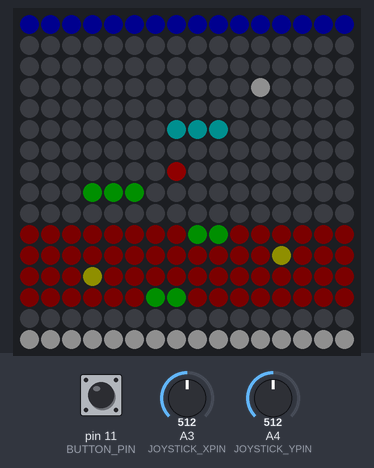
This sketch was run on a simulated Arduino Uno, built with avr-gcc and run on an emulated ATmega328P. Shown: 16×16 RGB LED matrix (first LED top left, wired row by row). The test bench sets the inputs (shaded band); at power-on: pin 11 (BUTTON_PIN) HIGH, A3 (JOYSTICK_XPIN) = 512, A4 (JOYSTICK_YPIN) = 512. Dim RGB values are drawn brighter than linear; random numbers use the default seed unless the sketch sets one.

Above: at 1.3 s.
1.4 s: pin 11 (BUTTON_PIN) pulled LOW for 0.15 s
At 1.99 s:
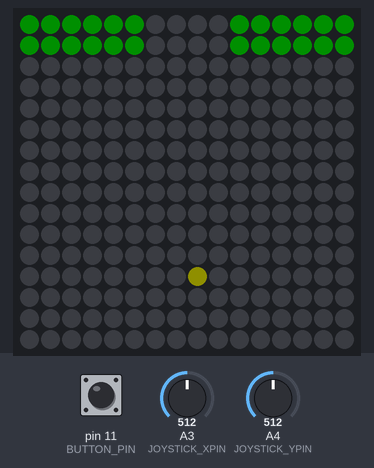
2.1 s: A3 (JOYSTICK_XPIN) set to 716
5.1 s: pin 11 (BUTTON_PIN) pulled LOW for 3.2 s
At 8.06 s:
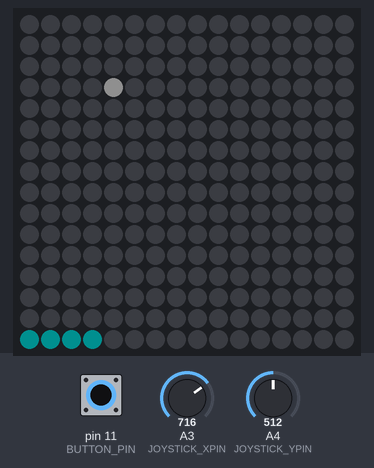
8.9 s: pin 11 (BUTTON_PIN) pulled LOW for 3.2 s
At 14.3 s:
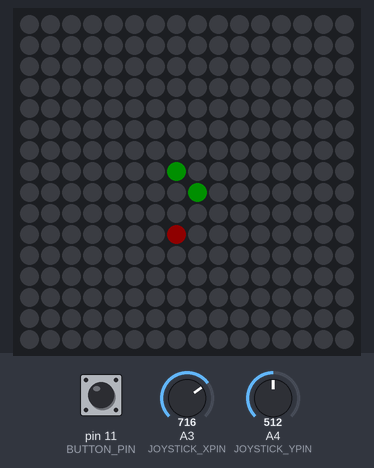
15.1 s: A4 (JOYSTICK_YPIN) set to 716
At 16.2 s:
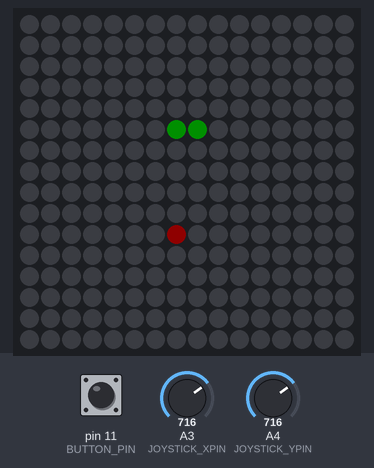
17.2 s: A4 (JOYSTICK_YPIN) set to 511
At 17.8 s:
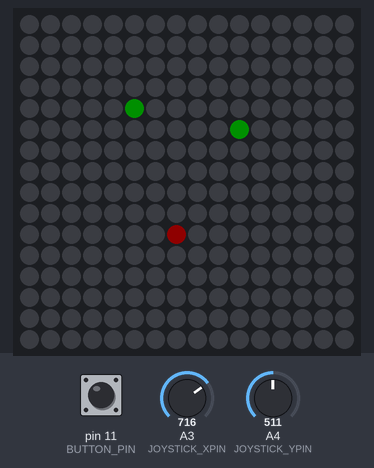
Timing chart, 0 to 20.2 s (numbered marks = the images above; inputs shaded):
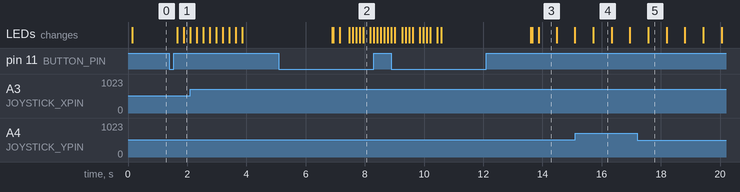

The sketch:

combined_game.ino
```cpp
#include <Adafruit_NeoPixel.h>

// Pin definitions
#define BUTTON_PIN 11
#define MATRIX_PIN 12
#define JOYSTICK_XPIN A3
#define JOYSTICK_YPIN A4

// Matrix configuration
#define MATRIX_WIDTH 16
#define MATRIX_HEIGHT 16

// Game states
enum GameState {
  MENU,
  FLAPPY_BIRD,
  SNAKE,
  PONG,
  GAME_OVER_STATE
};

GameState currentGameState = MENU;
int selectedGame = 0; // 0 = Flappy Bird, 1 = Snake, 2 = Pong

// Create matrix object - ONLY Adafruit_NeoPixel like working test
Adafruit_NeoPixel matrix = Adafruit_NeoPixel(256, MATRIX_PIN, NEO_GRB + NEO_KHZ800);

// Shared variables
bool buttonPressed = false;
bool lastButtonState = false;
unsigned long lastButtonTime = 0;  // For button debouncing
const unsigned long BUTTON_DEBOUNCE_DELAY = 50;  // 50ms debounce delay


//GAME SETTINGS
//MODIFY THESE SETTINGS TO CUSTOMIZE YOUR GAME HERE
// ============== CONTROL SETTINGS ==============
const bool INVERT_MENU_X_AXIS = true;      // Set to false for normal menu X-axis, true for inverted menu X-axis
const bool INVERT_GAME_X_AXIS = true;     // Set to false for normal game X-axis, true for inverted game X-axis
const bool INVERT_SNAKE_Y_AXIS = true;    // Set to false for normal snake Y-axis, true for inverted snake Y-axis
const bool INVERT_PONG_Y_AXIS = true;     // Set to false for normal pong Y-axis, true for inverted pong Y-axis
const int JOYSTICK_THRESHOLD = 75;   // How far to move joystick (lower = more sensitive)

//================= FLAPPY BIRD GAME SETTINGS ==============
const float GRAVITY = -0.25;           // How fast bird falls (more negative = faster fall)
const float JUMP_STRENGTH = 0.75;     // How high bird jumps (higher = bigger jumps)
const int GAME_SPEED = 200;           // Game update speed in ms (lower = faster game)
const int PIPE_GAP_SIZE = 4;          // Height of gap in pipes (bigger = easier)
const int PIPE_WIDTH = 2;             // Width of pipes (1 or 2 pixels)
// ================ SNAKE GAME SETTINGS ==============
const int SNAKE_SPEED = 600;          // Snake move speed in ms (lower = faster snake)
// ================ PONG GAME SETTINGS ==============
const int PONG_SPEED = 100;           // Game update speed in ms (lower = faster)
const float BALL_SPEED_INCREASE = 1.05; // Ball speeds up by this factor when hit
const int PADDLE_SIZE = 4;            // Height of paddle in pixels
const int PADDLE_MOVE_DELAY = 50;     // Paddle movement delay in ms (lower = more responsive)
//brightness
const int BRIGHTNESS = 15; // brightness (0-255)

//end game settings


// ============== FLAPPY BIRD VARIABLES ==============
float birdY = 8.0;
float birdVelocity = 0.0;
int birdX = 3;
int pipeX = 16;
int pipeGapY = 6;
int flappyScore = 0;
bool flappyGameRunning = false;
unsigned long lastFlappyUpdate = 0;
// ============== SNAKE VARIABLES - OPTIMIZED ==============
int snake[50];  // Reduced size to save memory
int snakeLength = 2;
int snakeHead = 135;
int apple = 100;
int snakeDirection = 2;
int lastDirection = 1;
int xpinval = 512, ypinval = 512;
unsigned long lastSnakeMove = 0;
// ============== PONG VARIABLES ==============
float ballX = 8.0, ballY = 8.0;
float ballVelX = 0.8, ballVelY = 0.6;
int paddleY = 6;  // Paddle position (3 pixels tall)
int pongScore = 0;
bool pongGameRunning = false;
unsigned long lastPongUpdate = 0;
unsigned long lastPaddleMove = 0;  // For finer paddle control


// Helper functions - using only NeoPixel methods
void clearMatrix() {
  for (int i = 0; i < 256; i++) {
    matrix.setPixelColor(i, 0); // Black - using 0 instead of matrix.Color(0,0,0)
  }
}

// Convert X,Y to pixel index for 16x16 zigzag matrix - ROTATED 90° CLOCKWISE
int xyToPixel(int x, int y) {
  // Rotate coordinates 90° clockwise: new_x = y, new_y = 15-x
  int rotated_x = y;
  int rotated_y = 15 - x;

  if (rotated_x < 0 || rotated_x >= 16 || rotated_y < 0 || rotated_y >= 16) return -1;

  int pixel;
  if (rotated_y % 2 == 0) {
    // Even rows: left to right
    pixel = rotated_y * 16 + rotated_x;
  } else {
    // Odd rows: right to left
    pixel = rotated_y * 16 + (15 - rotated_x);
  }
  return pixel;
}

void setPixel(int x, int y, uint32_t color) {
  int pixel = xyToPixel(x, y);
  if (pixel >= 0) {
    matrix.setPixelColor(pixel, color);
  }
}

void setup() {
  Serial.begin(9600);

  // Initialize pins
  pinMode(BUTTON_PIN, INPUT_PULLUP);

  // Initialize matrix
  matrix.begin();
  matrix.setBrightness(BRIGHTNESS);
  matrix.show();

  // Calibrate joystick
  for(int i = 0; i < 10; i++) {
    xpinval += analogRead(JOYSTICK_XPIN);
    ypinval += analogRead(JOYSTICK_YPIN);
    delay(10);
  }
  xpinval /= 10;
  ypinval /= 10;

  currentGameState = MENU;
  showMenu();
}

void loop() {
  // Read button with debouncing
  bool currentButtonState = !digitalRead(BUTTON_PIN);

  if (currentButtonState != lastButtonState) {
    lastButtonTime = millis();
    lastButtonState = currentButtonState;
  }

  if ((millis() - lastButtonTime) > BUTTON_DEBOUNCE_DELAY) {
    if (currentButtonState && !buttonPressed) {
      buttonPressed = true;
    } else if (!currentButtonState) {
      buttonPressed = false;
    }
  }

  switch (currentGameState) {
    case MENU:
      handleMenu();
      break;
    case FLAPPY_BIRD:
      handleFlappyBird();
      break;
    case SNAKE:
      handleSnake();
      break;
    case PONG:
      handlePong();
      break;
    case GAME_OVER_STATE:
      handleGameOver();
      break;
  }
}

// ============== MENU FUNCTIONS ==============
void showMenu() {
  clearMatrix();

  // Left column white
  for(int y = 0; y < 16; y++) {
    setPixel(0, y, matrix.Color(255, 255, 255));
  }

  // Flappy Bird section
  uint32_t flappyBgColor = (selectedGame == 0) ? matrix.Color(50, 0, 0) : matrix.Color(0, 0, 0);
  for(int x = 2; x < 6; x++) {
    for(int y = 0; y < 16; y++) {
      setPixel(x, y, flappyBgColor);
    }
  }
  setPixel(3, 3, matrix.Color(255, 255, 0));
  setPixel(4, 3, matrix.Color(255, 255, 0));
  setPixel(2, 8, matrix.Color(0, 255, 0));
  setPixel(5, 8, matrix.Color(0, 255, 0));
  setPixel(2, 9, matrix.Color(0, 255, 0));
  setPixel(5, 9, matrix.Color(0, 255, 0));

  // Snake section
  uint32_t snakeBgColor = (selectedGame == 1) ? matrix.Color(50, 0, 0) : matrix.Color(0, 0, 0);
  for(int x = 6; x < 10; x++) {
    for(int y = 0; y < 16; y++) {
      setPixel(x, y, snakeBgColor);
    }
  }
  setPixel(7, 5, matrix.Color(0, 255, 0));
  setPixel(7, 4, matrix.Color(0, 255, 0));
  setPixel(7, 3, matrix.Color(0, 255, 0));
  setPixel(8, 8, matrix.Color(255, 0, 0));

  // Pong section
  uint32_t pongBgColor = (selectedGame == 2) ? matrix.Color(50, 0, 0) : matrix.Color(0, 0, 0);
  for(int x = 10; x < 14; x++) {
    for(int y = 0; y < 16; y++) {
      setPixel(x, y, pongBgColor);
    }
  }
  setPixel(10, 6, matrix.Color(0, 255, 255));
  setPixel(10, 7, matrix.Color(0, 255, 255));
  setPixel(10, 8, matrix.Color(0, 255, 255));
  setPixel(12, 4, matrix.Color(255, 255, 255));

  // Right column blue
  for(int y = 0; y < 16; y++) {
    setPixel(15, y, matrix.Color(0, 0, 255));
  }

  matrix.show();
}

void handleMenu() {
  int x = analogRead(JOYSTICK_XPIN);

  // Menu navigation with separate X-axis inversion for menu only
  if (INVERT_MENU_X_AXIS) {
    // Inverted menu controls
    if (x < (xpinval - JOYSTICK_THRESHOLD)) {
      if (selectedGame > 0) {
        selectedGame--;
        showMenu();
        delay(200);
      }
    } else if (x > (xpinval + JOYSTICK_THRESHOLD)) {
      if (selectedGame < 2) {
        selectedGame++;
        showMenu();
        delay(200);
      }
    }
  } else {
    // Normal menu controls
    if (x > (xpinval + JOYSTICK_THRESHOLD)) {
      if (selectedGame > 0) {
        selectedGame--;
        showMenu();
        delay(200);
      }
    } else if (x < (xpinval - JOYSTICK_THRESHOLD)) {
      if (selectedGame < 2) {
        selectedGame++;
        showMenu();
        delay(200);
      }
    }
  }

  if (buttonPressed) {
    if (selectedGame == 0) {
      currentGameState = FLAPPY_BIRD;
      resetFlappyBird();
    } else if (selectedGame == 1) {
      currentGameState = SNAKE;
      resetSnake();
    } else if (selectedGame == 2) {
      currentGameState = PONG;
      resetPong();
    }
  }
}

// ============== FLAPPY BIRD FUNCTIONS ==============
void resetFlappyBird() {
  birdY = 8.0;
  birdVelocity = 0.0;
  pipeX = 16;
  pipeGapY = 6;
  flappyScore = 0;
  flappyGameRunning = true;
  lastFlappyUpdate = millis();
}

void handleFlappyBird() {
  if (buttonPressed && flappyGameRunning) {
    birdVelocity = JUMP_STRENGTH;  // Use customizable jump strength
  }

  if (millis() - lastFlappyUpdate > GAME_SPEED) {  // Use customizable game speed
    birdVelocity += GRAVITY;  // Use customizable gravity
    birdY += birdVelocity;

    if (birdY <= 0) { birdY = 0; flappyGameOver(); return; }
    if (birdY >= 15) { birdY = 15; flappyGameOver(); return; }

    pipeX--;
    if (pipeX < -PIPE_WIDTH) {
      pipeX = 16;
      pipeGapY = random(2, 16 - PIPE_GAP_SIZE - 2);
      flappyScore++;
    }

    if (pipeX >= birdX - 1 && pipeX <= birdX + 1) {  // Better collision detection
      int birdIntY = (int)birdY;
      if (birdIntY < pipeGapY || birdIntY >= pipeGapY + PIPE_GAP_SIZE) {
        flappyGameOver();
        return;
      }
    }

    clearMatrix();
    setPixel(3, (int)birdY, matrix.Color(255, 255, 0));

    if (pipeX >= 0 && pipeX < 16) {
      for(int y = 0; y < pipeGapY; y++) {
        setPixel(pipeX, y, matrix.Color(0, 255, 0));
        if (pipeX + 1 < 16 && PIPE_WIDTH == 2) setPixel(pipeX + 1, y, matrix.Color(0, 255, 0));
      }
      for(int y = pipeGapY + PIPE_GAP_SIZE; y < 16; y++) {
        setPixel(pipeX, y, matrix.Color(0, 255, 0));
        if (pipeX + 1 < 16 && PIPE_WIDTH == 2) setPixel(pipeX + 1, y, matrix.Color(0, 255, 0));
      }
    }

    matrix.show();
    lastFlappyUpdate = millis();
  }
}

void flappyGameOver() {
  flappyGameRunning = false;
  showNumber(flappyScore);
  delay(3000);
  currentGameState = GAME_OVER_STATE;
}

// ============== SNAKE FUNCTIONS - CONVERTED TO NEOPIXEL ONLY ==============
void resetSnake() {
  snakeLength = 2;
  int startX = 8, startY = 8;
  snakeHead = xyToPixel(startX, startY);
  snake[0] = snakeHead;
  snake[1] = xyToPixel(startX - 1, startY);
  spawnNewApple();
  snakeDirection = 2;
  lastDirection = 2;
  lastSnakeMove = millis();
  drawSnake();
}

void handleSnake() {
  int x = analogRead(JOYSTICK_XPIN);
  int y = analogRead(JOYSTICK_YPIN);

  // Change direction based on joystick with separate game axis inversions
  // Y-axis controls (with inversion option)
  if ((INVERT_SNAKE_Y_AXIS && y < (ypinval - JOYSTICK_THRESHOLD)) || (!INVERT_SNAKE_Y_AXIS && y > (ypinval + JOYSTICK_THRESHOLD))) {
    if (lastDirection != 4) snakeDirection = 4; // Left
  } else if ((INVERT_SNAKE_Y_AXIS && y > (ypinval + JOYSTICK_THRESHOLD)) || (!INVERT_SNAKE_Y_AXIS && y < (ypinval - JOYSTICK_THRESHOLD))) {
    if (lastDirection != 3) snakeDirection = 3; // Right
  }
  // X-axis controls (with inversion option)
  else if ((INVERT_GAME_X_AXIS && x < (xpinval - JOYSTICK_THRESHOLD)) || (!INVERT_GAME_X_AXIS && x > (xpinval + JOYSTICK_THRESHOLD))) {
    if (lastDirection != 1) snakeDirection = 1; // Up
  } else if ((INVERT_GAME_X_AXIS && x > (xpinval + JOYSTICK_THRESHOLD)) || (!INVERT_GAME_X_AXIS && x < (xpinval - JOYSTICK_THRESHOLD))) {
    if (lastDirection != 2) snakeDirection = 2; // Down
  }

  // Move snake at customizable speed
  if (millis() - lastSnakeMove > SNAKE_SPEED) {
    moveSnake();
    drawSnake();
    lastSnakeMove = millis();
    lastDirection = snakeDirection;
  }
}

void moveSnake() {
  // Convert current head from pixel to X,Y coordinates (accounting for rotation)
  int currentX, currentY;

  // Reverse the rotation: if rotated_x = y and rotated_y = 15-x, then x = 15-rotated_y and y = rotated_x
  // First, get the rotated coordinates from pixel index
  int rotated_y = snakeHead / 16;  // Row
  int rotated_x;
  if (rotated_y % 2 == 0) {
    rotated_x = snakeHead % 16;
  } else {
    rotated_x = 15 - (snakeHead % 16);
  }

  // Convert back to original coordinates
  currentX = 15 - rotated_y;
  currentY = rotated_x;

  // Calculate new X,Y position
  int newX = currentX;
  int newY = currentY;

  switch(snakeDirection) {
    case 1: if (currentX <= 0) { snakeGameOver(); return; } newX = currentX - 1; break;
    case 2: if (currentX >= 15) { snakeGameOver(); return; } newX = currentX + 1; break;
    case 3: if (currentY <= 0) { snakeGameOver(); return; } newY = currentY - 1; break;
    case 4: if (currentY >= 15) { snakeGameOver(); return; } newY = currentY + 1; break;
  }

  // Convert new X,Y back to pixel index (using rotated xyToPixel)
  int newHead = xyToPixel(newX, newY);

  // Check collision with self
  for(int i = 0; i < snakeLength; i++) {
    if (snake[i] == newHead) {
      snakeGameOver();
      return;
    }
  }

  // Move body
  for(int i = snakeLength - 1; i > 0; i--) {
    snake[i] = snake[i - 1];
  }
  snake[0] = newHead;
  snakeHead = newHead;

  // Check apple
  if (snakeHead == apple && snakeLength < 49) {
    snakeLength++;
    spawnNewApple();
  }
}

void drawSnake() {
  clearMatrix();
  matrix.setPixelColor(apple, matrix.Color(255, 0, 0));
  for(int i = 0; i < snakeLength; i++) {
    matrix.setPixelColor(snake[i], matrix.Color(0, 255, 0));
  }
  matrix.show();
}

void snakeGameOver() {
  int finalScore = snakeLength - 2;
  showNumber(finalScore);
  delay(3000);
  currentGameState = GAME_OVER_STATE;
}

// Function to spawn apple in empty location
void spawnNewApple() {
  bool validPosition = false;
  int attempts = 0;

  while (!validPosition && attempts < 100) {
    apple = random(0, 256);
    validPosition = true;

    // Check if apple position conflicts with any snake segment
    for (int i = 0; i < snakeLength; i++) {
      if (snake[i] == apple) {
        validPosition = false;
        break;
      }
    }
    attempts++;
  }

  // Fallback: if we can't find a good spot after 100 tries, use random anyway
  if (!validPosition) {
    apple = random(0, 256);
  }
}

// ============== PONG FUNCTIONS ==============
void resetPong() {
  ballX = 8.0;
  ballY = 8.0;
  ballVelX = 0.8;
  ballVelY = 0.6;
  paddleY = 6;  // Center paddle (3 pixels tall, so 6,7,8)
  pongScore = 0;
  pongGameRunning = true;
  lastPongUpdate = millis();
  lastPaddleMove = millis();  // Reset paddle movement timer
}

void handlePong() {
  int x = analogRead(JOYSTICK_XPIN);
  int y = analogRead(JOYSTICK_YPIN);

  // Paddle control with movement delay and separate game axis inversions
  if (millis() - lastPaddleMove > PADDLE_MOVE_DELAY) {
    bool paddleMoved = false;

    // Move paddle based on joystick with separate game axis inversions
    // X-axis controls (with inversion option)
    if ((INVERT_GAME_X_AXIS && x < (xpinval - JOYSTICK_THRESHOLD)) || (!INVERT_GAME_X_AXIS && x > (xpinval + JOYSTICK_THRESHOLD))) {
      if (paddleY > 0) {
        paddleY--;
        paddleMoved = true;
      }
    } else if ((INVERT_GAME_X_AXIS && x > (xpinval + JOYSTICK_THRESHOLD)) || (!INVERT_GAME_X_AXIS && x < (xpinval - JOYSTICK_THRESHOLD))) {
      if (paddleY < (16 - PADDLE_SIZE)) {
        paddleY++;
        paddleMoved = true;
      }
    }
    // Y-axis controls (with inversion option)
    else if ((INVERT_PONG_Y_AXIS && y > (ypinval + JOYSTICK_THRESHOLD)) || (!INVERT_PONG_Y_AXIS && y < (ypinval - JOYSTICK_THRESHOLD))) {
      if (paddleY > 0) {
        paddleY--;
        paddleMoved = true;
      }
    } else if ((INVERT_PONG_Y_AXIS && y < (ypinval - JOYSTICK_THRESHOLD)) || (!INVERT_PONG_Y_AXIS && y > (ypinval + JOYSTICK_THRESHOLD))) {
      if (paddleY < (16 - PADDLE_SIZE)) {
        paddleY++;
        paddleMoved = true;
      }
    }

    if (paddleMoved) {
      lastPaddleMove = millis();
    }
  }

  if (millis() - lastPongUpdate > PONG_SPEED) {
    updatePong();
    drawPong();
    lastPongUpdate = millis();
  }
}

void updatePong() {
  // Move ball
  ballX += ballVelX;
  ballY += ballVelY;

  // Ball collision with top/bottom walls
  if (ballY <= 0 || ballY >= 15) {
    ballVelY = -ballVelY;
    ballY = constrain(ballY, 0, 15);
  }

  // Ball collision with right wall (bounces back)
  if (ballX >= 15) {
    ballVelX = -ballVelX;
    ballX = 15;
  }

  // Ball collision with paddle (left side)
  if (ballX <= 1 && ballVelX < 0) {
    // Check if ball hits paddle
    int ballIntY = (int)ballY;
    if (ballIntY >= paddleY && ballIntY < paddleY + PADDLE_SIZE) {
      ballVelX = -ballVelX * BALL_SPEED_INCREASE;
      ballVelY *= BALL_SPEED_INCREASE;
      ballX = 1;
      pongScore++;
    } else {
      // Missed paddle - game over
      pongGameOver();
      return;
    }
  }

  // Ball went off left side
  if (ballX < 0) {
    pongGameOver();
    return;
  }
}

void drawPong() {
  clearMatrix();

  // Draw paddle (left side, cyan)
  for(int i = 0; i < PADDLE_SIZE; i++) {
    setPixel(0, paddleY + i, matrix.Color(0, 255, 255));
  }

  // Draw ball (white)
  setPixel((int)ballX, (int)ballY, matrix.Color(255, 255, 255));

  matrix.show();
}

void pongGameOver() {
  pongGameRunning = false;
  showNumber(pongScore);
  delay(3000);
  currentGameState = GAME_OVER_STATE;
}

// ============== SCORE DISPLAY ==============
void showNumber(int number) {
  clearMatrix();

  if (number < 0) number = 0;

  if (number < 10) {
    // Single digit: display in center
    drawNumber(number, 6, 4, matrix.Color(255, 0, 0));
  } else if (number < 100) {
    // Two digits: display side by side
    int tens = number / 10;
    int ones = number % 10;
    drawNumber(tens, 3, 4, matrix.Color(255, 0, 0));  // Tens digit on left
    drawNumber(ones, 9, 4, matrix.Color(255, 0, 0));  // Ones digit on right
  } else {
    // Three digits: display compactly
    int hundreds = number / 100;
    int tens = (number / 10) % 10;
    int ones = number % 10;
    drawNumber(hundreds, 1, 4, matrix.Color(255, 0, 0));  // Hundreds digit on far left
    drawNumber(tens, 6, 4, matrix.Color(255, 0, 0));      // Tens digit in center
    drawNumber(ones, 11, 4, matrix.Color(255, 0, 0));     // Ones digit on far right
  }

  matrix.show();
}

// Function to draw simple numbers 0-9 using a 3x5 pixel font
void drawNumber(int number, int startX, int startY, uint32_t color) {
  // Define 3x5 patterns for digits 0-9 (flipped vertically)
  bool patterns[10][5][3] = {
    // 0
    {{1,1,1},
     {1,0,1},
     {1,0,1},
     {1,0,1},
     {1,1,1}},
    // 1
    {{1,1,1},
     {0,1,0},
     {0,1,0},
     {1,1,0},
     {0,1,0}},
    // 2
    {{1,1,1},
     {1,0,0},
     {1,1,1},
     {0,0,1},
     {1,1,1}},
    // 3
    {{1,1,1},
     {0,0,1},
     {1,1,1},
     {0,0,1},
     {1,1,1}},
    // 4
    {{0,0,1},
     {0,0,1},
     {1,1,1},
     {1,0,1},
     {1,0,1}},
    // 5
    {{1,1,1},
     {0,0,1},
     {1,1,1},
     {1,0,0},
     {1,1,1}},
    // 6
    {{1,1,1},
     {1,0,1},
     {1,1,1},
     {1,0,0},
     {1,1,1}},
    // 7
    {{0,1,0},
     {0,1,0},
     {0,0,1},
     {0,0,1},
     {1,1,1}},
    // 8
    {{1,1,1},
     {1,0,1},
     {1,1,1},
     {1,0,1},
     {1,1,1}},
    // 9
    {{1,1,1},
     {0,0,1},
     {1,1,1},
     {1,0,1},
     {1,1,1}}
  };

  // Draw the pattern
  for (int y = 0; y < 5; y++) {
    for (int x = 0; x < 3; x++) {
      if (patterns[number][y][x]) {
        setPixel(startX + x, startY + y, color);
      }
    }
  }
}

void showScore(int score) {
  // Keep old function for compatibility
  showNumber(score);
}

// ============== GAME OVER ==============
void handleGameOver() {
  clearMatrix();
  currentGameState = MENU;
  selectedGame = 0;
  showMenu();
}
```

Measured:
- after the input at 1.4 s, the LEDs: first change after 0.27 s (image 1 shows a later state)
- what the display in image 3 shows lasts 0.6 s, from 13.9 s to 14.5 s
